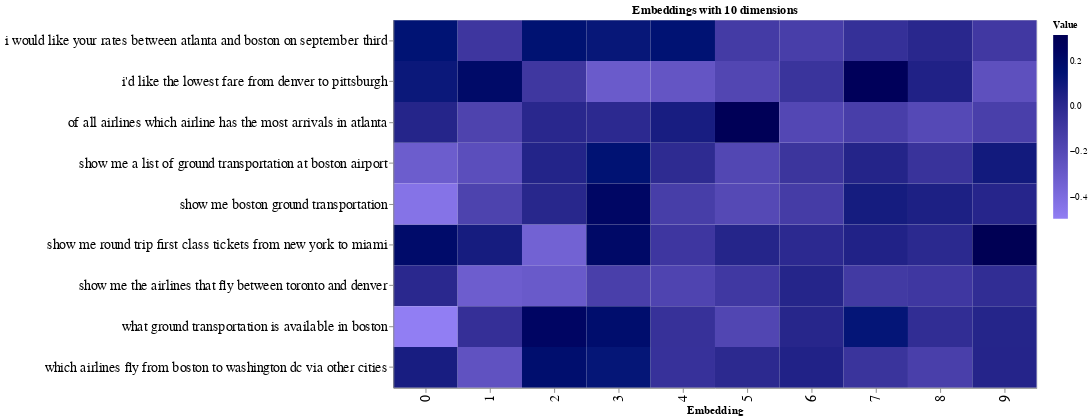

The code cell stored with this chart in its notebook:
### Markdown cell above
Next, we visualize the embeddings of the first 9 data points.

### Code cell
# Set sample size to visualize
sample = 9

# Reshape the data for visualization purposes
source = pd.DataFrame(embeds_pc)[:sample]
source = pd.concat([source,df['query']], axis=1)
source = source.melt(id_vars=['query'])

# Configure the plot
chart = alt.Chart(source).mark_rect().encode(
    x=alt.X('variable:N', title="Embedding"),
    y=alt.Y('query:N', title='',axis=alt.Axis(labelLimit=500)),
    color=alt.Color('value:Q', title="Value", scale=alt.Scale(
                range=["#917EF3", "#000000"]))
)

result = chart.configure(background='#ffffff'
        ).properties(
        width=700,
        height=400,
        title='Embeddings with 10 dimensions'
       ).configure_axis(
      labelFontSize=15,
      titleFontSize=12)

# Show the plot
result

### Figure 1 — Vega-Lite specification as saved in the notebook (floating-point values rounded to 4 significant figures; data arrays with more than 128 entries replaced by an {"elided": "..."} marker saying what was removed)
{"config": {"view": {"continuousWidth": 300, "continuousHeight": 300}, "axis": {"labelFontSize": 15, "titleFontSize": 12}, "background": "#ffffff"}, "data": {"name": "data-dcf97cba01e7675bcb0f7533ebec5cb4"}, "mark": {"type": "rect"}, "encoding": {"color": {"field": "value", "scale": {"range": ["#917EF3", "#000000"]}, "title": "Value", "type": "quantitative"}, "x": {"field": "variable", "title": "Embedding", "type": "nominal"}, "y": {"axis": {"labelLimit": 500}, "field": "query", "title": "", "type": "nominal"}}, "height": 400, "title": "Embeddings with 10 dimensions", "width": 700, "$schema": "https://vega.github.io/schema/vega-lite/v5.15.1.json", "datasets": {"data-dcf97cba01e7675bcb0f7533ebec5cb4": {"elided": "910 records"}}}
